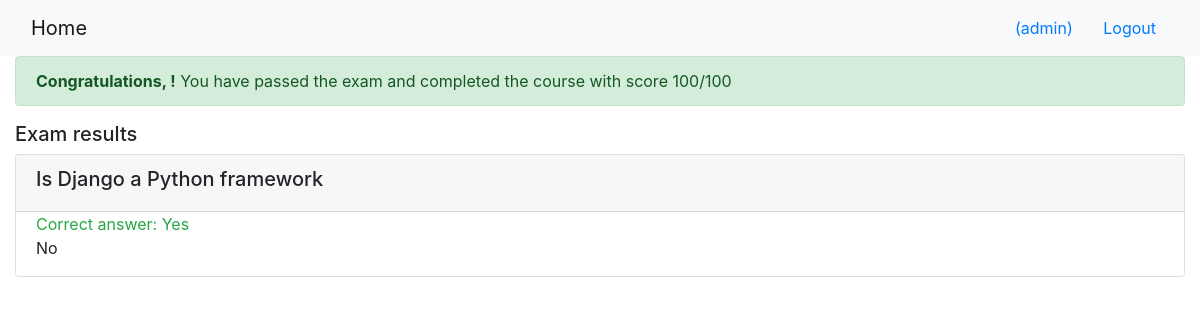
The page /onlinecourse/course/1/submission/1/result/ (signed in) on the database its author committed.
### onlinecourse/models.py (models this page shows, shortened)
class Question(models.Model):
    course = models.ForeignKey(Course, on_delete=models.CASCADE)
    content = models.CharField(max_length=200)
    grade = models.IntegerField(default=50)

class Choice(models.Model):
    question = models.ForeignKey(Question, on_delete=models.CASCADE)
    content = models.CharField(max_length=200)
    is_correct = models.BooleanField(default=False)

### onlinecourse/views.py (the view)
# urls.py: path('course/<int:course_id>/submission/<int:submission_id>/result/', views.show_exam_result, name='exam_result'),
def show_exam_result(request, course_id, submission_id):
    context = {}
    course = get_object_or_404(Course, pk=course_id)
    submission = Submission.objects.get(id=submission_id)
    choices = submission.choices.all()
    total_score = 0
    questions = course.question_set.all()
    for question in questions:
        correct_choices = question.choice_set.filter(is_correct=True)
        selected_choices = choices.filter(question=question)
        if set(correct_choices) == set(selected_choices):
            total_score += question.grade
    context['course'] = course
    context['grade'] = total_score
    context['choices'] = choices
    return render(request, 'onlinecourse/exam_result_bootstrap.html', context)

### onlinecourse/templates/onlinecourse/exam_result_bootstrap.html (shortened to what this page needs)
<!DOCTYPE html>
<html lang="en">
<head>
    {% load static %}
    <link rel="stylesheet" href="https://maxcdn.bootstrapcdn.com/bootstrap/4.5.2/css/bootstrap.min.css">
</head>
<body>
 <nav class="navbar navbar-light bg-light">
    <div class="container-fluid">
        <div class="navbar-header">
              <a class="navbar-brand" href="{% url 'onlinecourse:index' %}">Home</a>
        </div>
        <ul class="nav navbar-nav navbar-right">
            {% if user.is_authenticated %}
            <li>
                <a class="btn btn-link" href="#">{{ user.first_name }}({{ user.username }})</a>
                <a class="btn btn-link" href="{% url 'onlinecourse:logout' %}">Logout</a>
            </li>
            {% endif %}
        </ul>
    </div>
</nav>
<div class="container-fluid">
    {% if grade > 80 %}
    <div class="alert alert-success">
       <b>Congratulations, {{ user.first_name }}!</b> You have passed the exam and completed the course with score {{ grade }}/100
    </div>
    {% else %}
    <div class="alert alert-danger">
        <b>Failed</b> Sorry, {{ user.first_name }}! You have failed exam with score {{ grade }}/100
    </div>
    <a class="btn btn-link text-danger" href="{% url 'onlinecourse:course_details' course.id %}">Re-test</a>
    {% endif %}
    <div class="card-columns-vertical mt-1">
        <h5 class="">Exam results</h5>
        {% for question in course.question_set.all %}
        <div class="card mt-1">
            <div class="card-header"><h5>{{ question.content }}</h5></div>
            <div class="form-group">
                {% for choice in question.choice_set.all %}
                <div class="form-check">
                    {% if choice.is_correct and choice in choices %}
                        <div class="text-success">Correct answer: {{ choice.content }}</div>
                    {% elif choice.is_correct and not choice in choices %}
                        <div class="text-warning">Not selected: {{ choice.content }}</div>
                    {% elif not choice.is_correct and choice in choices %}
                        <div class="text-danger">Wrong answer: {{ choice.content }}</div>
                    {% else %}
                        <div>{{ choice.content }}</div>
                    {% endif %}
                </div>
                {% endfor %}
            </div>
        </div>
        {% endfor %}
    </div>
</div>
</body>
</html>

### rows shown on the page
Question: content "Is Django a Python framework"
Choice: content "Yes"
Choice: content "No"

### other values the page prints
{{ user.username }} "admin"
{{ grade }} "100"
